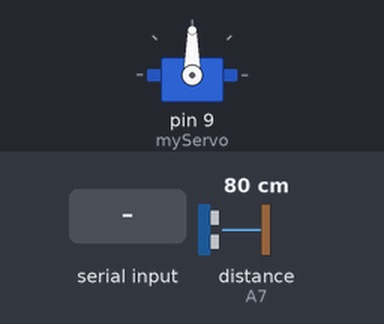
This sketch was run on a simulated Arduino Mega 2560, built with avr-gcc and run on an emulated ATmega2560. Shown: servo. Inputs (shaded band) come from the test bench; at power-on: distance to the obstacle (sensor on A7) 80 cm. The echo pulse lasts 58.3 µs per cm; what the sketch prints to the serial monitor is not drawn.

Above: at 1.2 s.
1.3 s: byte 30 received over Serial
At 1.46 s:
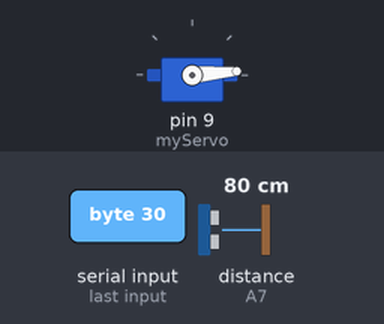
4.3 s: distance to the obstacle (sensor on A7) set to 250 cm
At 5.1 s:
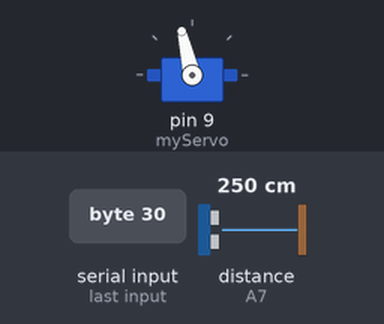
7.3 s: distance to the obstacle (sensor on A7) set to 2 cm
At 7.89 s:
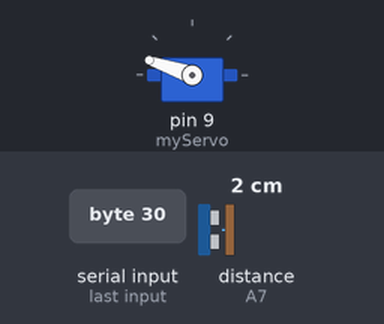
10.3 s: byte 90 received over Serial
13.3 s: distance to the obstacle (sensor on A7) set to 60 cm
Timing chart, 0 to 17.3 s (numbered marks = the images above; inputs shaded):
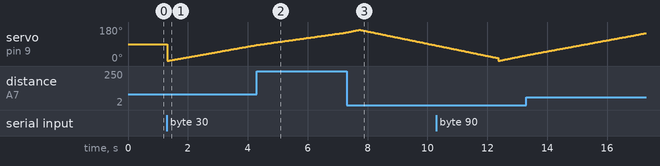

The sketch:

RadarVersione1.ino
```cpp
// —————————————————————————
// Example NewPing library sketch that does a ping about 20 times per second.
// —————————————————————————

#include <NewPing.h>
#include <Servo.h>

#define TRIGGER_PIN A8 // Arduino pin tied to trigger pin on the ultrasonic sensor.
#define ECHO_PIN A7 // Arduino pin tied to echo pin on the ultrasonic sensor.
#define MAX_DISTANCE 300 // Maximum distance we want to ping for (in centimeters). Maximum sensor distance is rated at 400-500cm.

NewPing sonar(TRIGGER_PIN, ECHO_PIN, MAX_DISTANCE); // NewPing setup of pins and maximum distance.
Servo myServo; // Creates a servo object for controlling the servo motor
void setup() {
  myServo.attach(9); // Defines on which pin is the servo motor attached
  Serial.begin(115200); // Open serial monitor at 115200 baud to see ping results.
  while (Serial.available()) {
    int temp = Serial.read();
  }

}

void loop() {
  unsigned int uS = sonar.ping(); // Send ping, get ping time in microseconds (uS).
  int value = uS / US_ROUNDTRIP_CM; // convert from time to distance
Serial.write(">>" + value);

  if (Serial.available()) {
    int temp = Serial.read();
    // *** Replace these lines with your sensor reading code

    // I used a ping sensor to measure distance
    unsigned int uS = sonar.ping(); // Send ping, get ping time in microseconds (uS).
    int value = uS / US_ROUNDTRIP_CM; // convert from time to distance

    // try looking at a floating analog input
    //int value = analogRead(A1); // touch the A1 pin and you will see the value change

    // *** end of sensor reading code (make sure you store as an integer called value)
    // Serial.write(value / 256);
    // Serial.write(value % 256);

    for (int i = 1; i <= 165; i++) {
      myServo.write(i);
      delay(30);
      uS = sonar.ping(); // Send ping, get ping time in microseconds (uS).
      value = uS / US_ROUNDTRIP_CM; // convert from time to distance

      /**Serial.print(i); // Sends the current degree into the Serial Port
        Serial.print(","); // Sends addition character right next to the previous value needed later in the Processing IDE for indexing
        Serial.print(distance); // Sends the distance value into the Serial Port
        Serial.print("."); // Sends addition character right next to the previous value needed later in the Processing IDE for indexing
      **/
      Serial.write(value / 256);
      Serial.write(value % 256);
    }

    // Repeats the previous lines from 165 to 15 degrees
    for (int i = 165; i > 15; i--) {
      myServo.write(i);
      delay(30);
      uS = sonar.ping(); // Send ping, get ping time in microseconds (uS).
      value = uS / US_ROUNDTRIP_CM; // convert from time to distance
      Serial.write(value / 256);
      Serial.write(value % 256);

    }

  }

}
```
